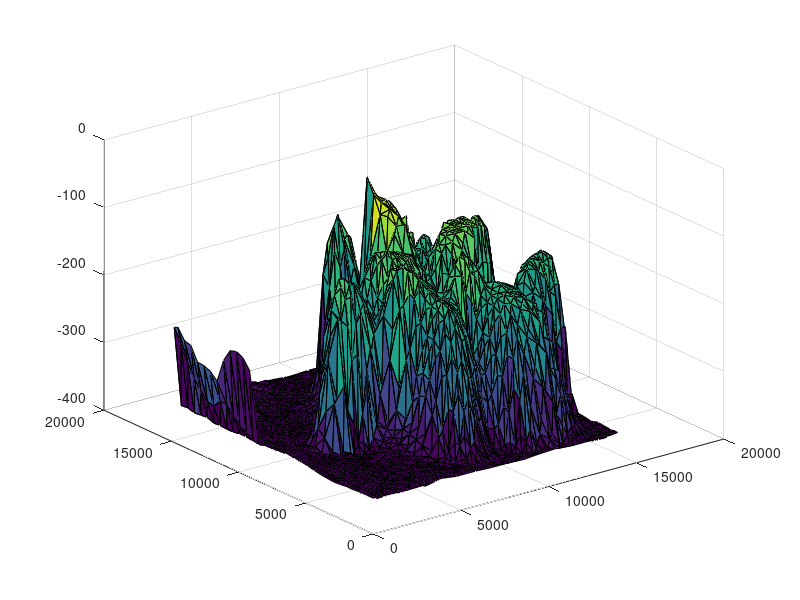
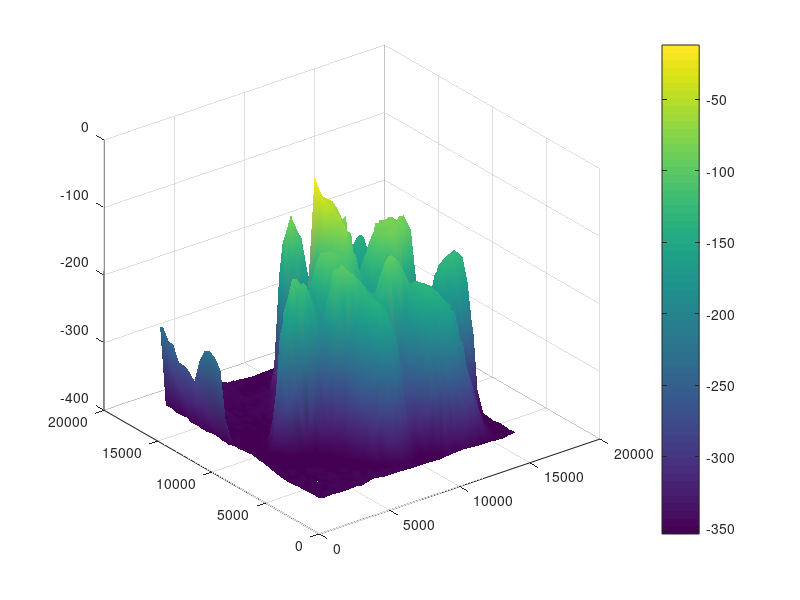
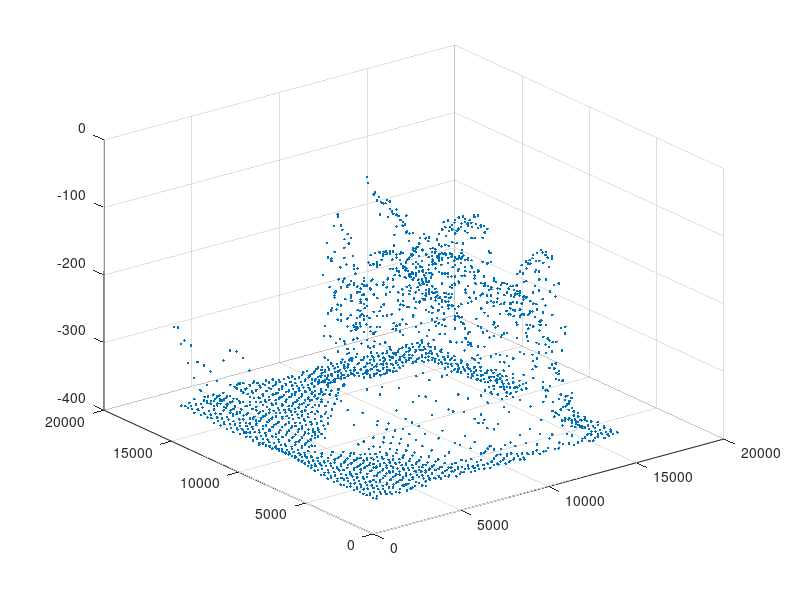

Source code (MATLAB) for these figures, in order:
clear; close all; clc 

% Cargar datos
data = load('RegScanner.csv');
y = data(:,1); x = data(:,2); z = -data(:,3);

tri = delaunay(x,y);
[r,c] = size(tri);


figure;
trisurf(tri, x, y, z);
%axis vis3d

figure;
trisurf(tri, x, y, z);
%light('Position',[-50 -15 29]);
%lighting phong
shading interp
colorbar EastOutside

figure;
plot3(x,y,z,'.');
grid;
